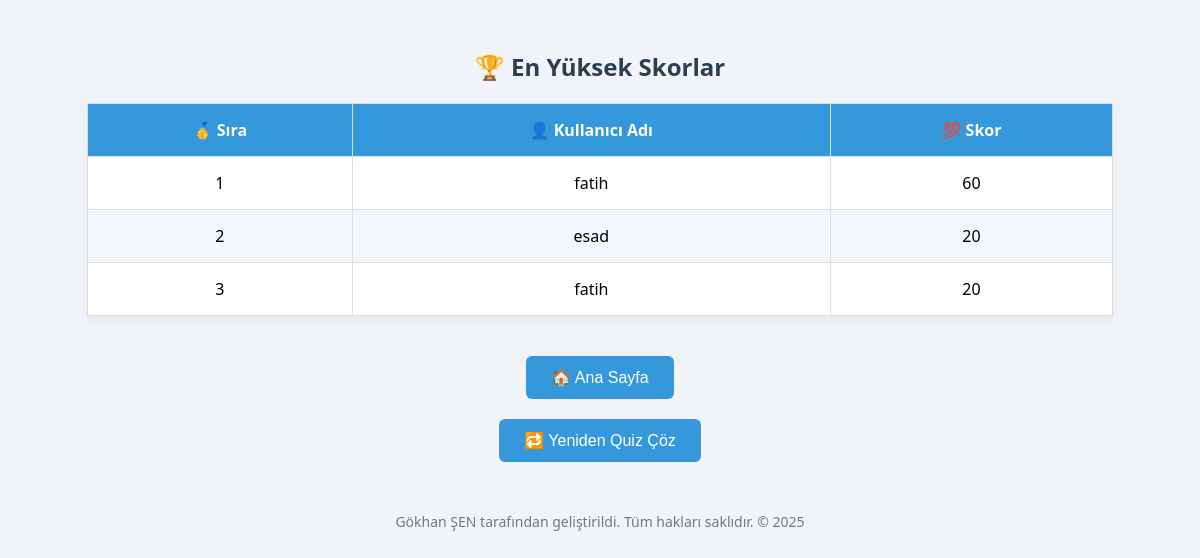
The app's page /results with its own data.
### flask_quiz_app/models.py (models this page shows)
class Score(db.Model):
    id = db.Column(db.Integer, primary_key=True)
    score = db.Column(db.Integer, nullable=False)
    user_id = db.Column(db.Integer, db.ForeignKey('user.id'), nullable=False)

class User(db.Model):
    id = db.Column(db.Integer, primary_key=True)
    username = db.Column(db.String(80), unique=True, nullable=False)
    highest_score = db.Column(db.Integer, default=0)
    last_score = db.Column(db.Integer, default=0)
    results = db.relationship('Result', back_populates='user', cascade='all, delete-orphan')
    scores = db.relationship('Score', backref='user', lazy=True, cascade='all, delete-orphan')

### flask_quiz_app/routes.py (the view)
@quiz_bp.route('/results')
def all_scores():
    results = Score.query.order_by(Score.score.desc()).all()
    return render_template('scores.html', results=results, show_all=True)

### flask_quiz_app/templates/scores.html (shortened to what this page needs)
<!DOCTYPE html>
<html lang="tr">
<head>
    <link rel="stylesheet" href="{{ url_for('static', filename='css/style.css') }}">
</head>
<body>
    <h2>🏆 En Yüksek Skorlar</h2>
    <table>
        <thead>
            <tr>
                <th>🥇 Sıra</th>
                <th>👤 Kullanıcı Adı</th>
                <th>💯 Skor</th>
            </tr>
        </thead>
        <tbody>
            {% for result in results %}
            <tr>
                <td>{{ loop.index }}</td>
                <td>{{ result.user.username }}</td>
                <td>{{ result.score }}</td>
            </tr>
            {% endfor %}
        </tbody>
    </table>
    <div class="button-container">
        <form action="/" method="get">
            <button>🏠 Ana Sayfa</button>
        </form>
        <form action="/quiz" method="get">
            <button>🔁 Yeniden Quiz Çöz</button>
        </form>
    </div>
    <footer>
        <p>Gökhan ŞEN tarafından geliştirildi. Tüm hakları saklıdır. © 2025</p>
    </footer>
</body>
</html>

### flask_quiz_app/static/style.css (style rules this page uses)
body { font-family: 'Segoe UI', Tahoma, Geneva, Verdana, sans-serif; background-color: #f0f4f8; margin: 0; padding: 30px; text-align: center; }
h2 { color: #2c3e50; }
table { width: 90%; margin: 20px auto; border-collapse: collapse; background-color: #ffffff; box-shadow: 0 4px 10px rgba(0,0,0,0.05); }
th, td { padding: 15px; border: 1px solid #ddd; text-align: center; }
th { background-color: #3498db; color: white; }
tr:nth-child(even) { background-color: #f2f7fb; }
button { padding: 12px 25px; margin: 10px; font-size: 16px; border: none; border-radius: 6px; background-color: #3498db; color: white; cursor: pointer; }
.button-container { margin-top: 30px; }
footer { margin-top: 40px; font-size: 14px; color: #777; }

### records on screen
Score: user.username "fatih", score "60"
Score: user.username "esad", score "20"
Score: user.username "fatih", score "20"
